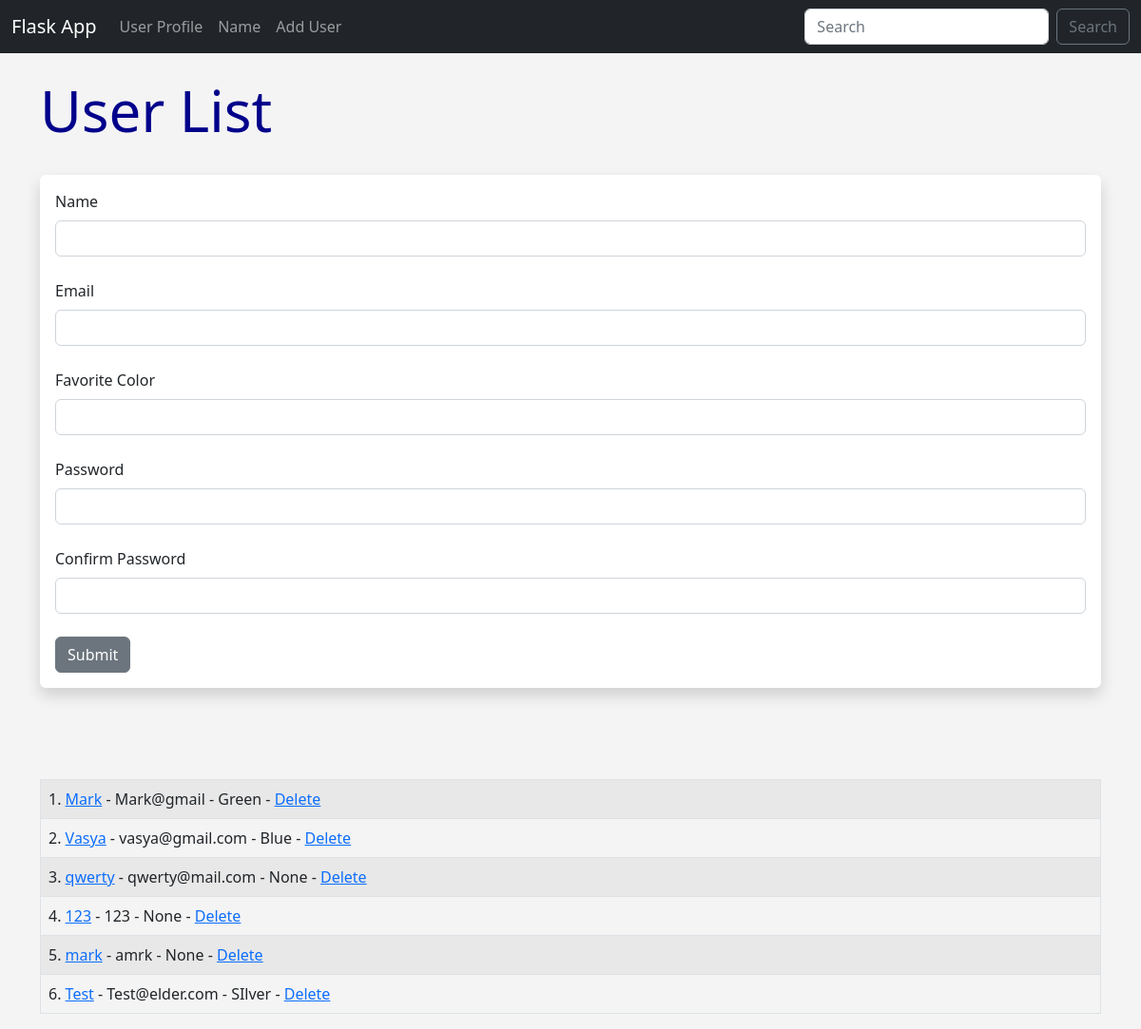
The page /user/add on the database as committed earlier.
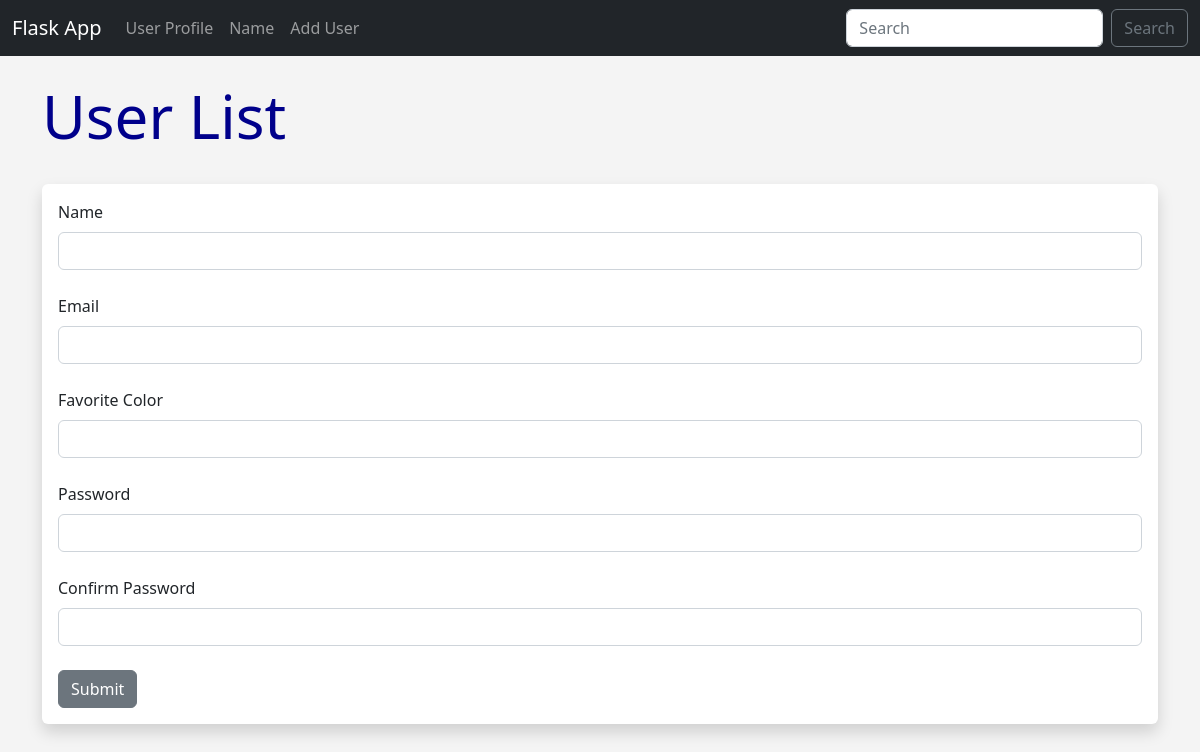
The same page on the database as committed later.
### app.py (models this page shows, shortened)
class Users (db.Model):
    id = db.Column(db.Integer, primary_key=True)
    name = db.Column(db.String(200), nullable=False)
    email = db.Column(db.String(120), nullable=False, unique=True)
    favorite_color = db.Column(db.String(120))
    date_added = db.Column(db.DateTime, default=datetime.utcnow)
    password_hash = db.Column(db.String(128))
    @property
    def password(self):
        raise AttributeError('password is not a readable attribute!')

### app.py (the view, shortened to what this page needs)
@app.route('/user/add', methods=['GET', 'POST'])
def add_user():
    name = None
    form = UserForm()
    our_users = Users.query.order_by(Users.date_added)
    return render_template('add_user.html', form=form,
                           name=name,
                           our_users=our_users)

### app.py
class UserForm(FlaskForm):
    name = StringField("Name", validators=[DataRequired()])
    email = StringField("Email", validators=[DataRequired()])
    favorite_color = StringField("Favorite Color")
    password_hash = PasswordField('Password', validators=[DataRequired(), EqualTo(
        'password_hash2', message='Passwords must match!')])
    password_hash2 = PasswordField(
        'Confirm Password', validators=[DataRequired()])
    submit = SubmitField("Submit")

### templates/add_user.html (shortened to what this page needs)
{% extends 'base.html' %}
{% block content %}
{% if name%}
    <h1>Hello {{name}}!!</h1>
    <table class="table table-striped table-bordered">
      {% for our_user in our_users %}
      <tr>
          <td>{{ our_user.id }}. <a href="{{url_for('update', id=our_user.id)}}"> {{ our_user.name }}</a> - {{ our_user.email }} - {{our_user.favorite_color}} - <a href="{{url_for('delete', id=our_user.id)}}"> Delete</a></td>
      </tr>
      {% endfor %}
      </table>
<br />
{% else %}
<h1>User List</h1>
<br />
<div class="shadow p-3 mb-5 bg-body rounded">
<form action="{{url_for('add_user')}}" method="POST">
  {{form.name.label(class="form-label") }}
  {{form.name(class="form-control") }}
  <br />
  {{form.email.label(class="form-label") }}
  {{form.email(class="form-control") }}
  <br />
  {{form.favorite_color.label(class="form-label") }}
  {{form.favorite_color(class="form-control", value=favorite_color) }}
  <br />
  {{form.password_hash.label(class="form-label") }}
  {{form.password_hash(class="form-control") }}
  <br>
  {{form.password_hash2.label(class="form-label") }}
  {{form.password_hash2(class="form-control") }}
  <br>
  {{form.submit(class="btn btn-secondary")}}
</form>
</div>
<br><br>
<table class="table table-striped table-bordered">
  {% for our_user in our_users %}
  <tr>
      <td>{{ our_user.id }}.
        <a href="{{url_for('update', id=our_user.id)}}"> {{ our_user.name }}</a> -
        {{ our_user.email }} -
        {{our_user.favorite_color}} -
        <a href="{{url_for('delete', id=our_user.id)}}">Delete</a></td>
  </tr>
  {% endfor %}
  </table>
{% endif %} {% endblock %}

### templates/base.html (shortened to what this page needs)
<!DOCTYPE html>
<html lang="en">
  <head>
    <link
      href="https://cdn.jsdelivr.net/npm/bootstrap@5.2.2/dist/css/bootstrap.min.css"
      rel="stylesheet"
    />
    <link
    href="{{ url_for('static', filename ='css/style.CSS') }}"
    rel="stylesheet"
  />
  </head>
  <body>
    {% include 'navbar.html' %}
    <br />
    <div class="container">{% block content %} {% endblock %}</div>
  </body>
</html>

### templates/navbar.html (shortened to what this page needs)
<nav class="navbar navbar-expand-lg navbar-dark bg-dark">
    <div class="container-fluid">
      <a class="navbar-brand" href="{{url_for ('index')}}">Flask App</a>
      <div class="collapse navbar-collapse" id="navbarSupportedContent">
        <ul class="navbar-nav me-auto mb-2 mb-lg-0">
          <li class="nav-item">
            <a class="nav-link" href="{{url_for ('user', name = 'Mark')}}">User Profile</a>
          </li>
          <li class="nav-item">
            <a class="nav-link" href="{{url_for ('name')}}">Name</a>
          <li class="nav-item">
            <a class="nav-link" href="{{url_for ('add_user')}}">Add User</a>
          </li>
        </ul>
        <form class="d-flex" role="search">
          <input class="form-control me-2" type="search" placeholder="Search" aria-label="Search">
          <button class="btn btn-outline-secondary" type="submit">Search</button>
        </form>
      </div>
    </div>
  </nav>

### static/css/style.css (style rules this page uses)
h1 { color: darkblue; font-size: 60px; }
body { background: #f4f4f4; }

Rows that differ between the two databases and show on the page:
removed Users: id "1", name "Mark", email "Mark@gmail", favorite_color "Green"
removed Users: id "2", name "Vasya", email "vasya@gmail.com", favorite_color "Blue"
removed Users: id "3", name "qwerty", email "qwerty@mail.com", favorite_color "None"
removed Users: id "4", name "123", email "123", favorite_color "None"
removed Users: id "5", name "mark", email "amrk", favorite_color "None"
removed Users: id "6", name "Test", email "Test@elder.com", favorite_color "SIlver"
